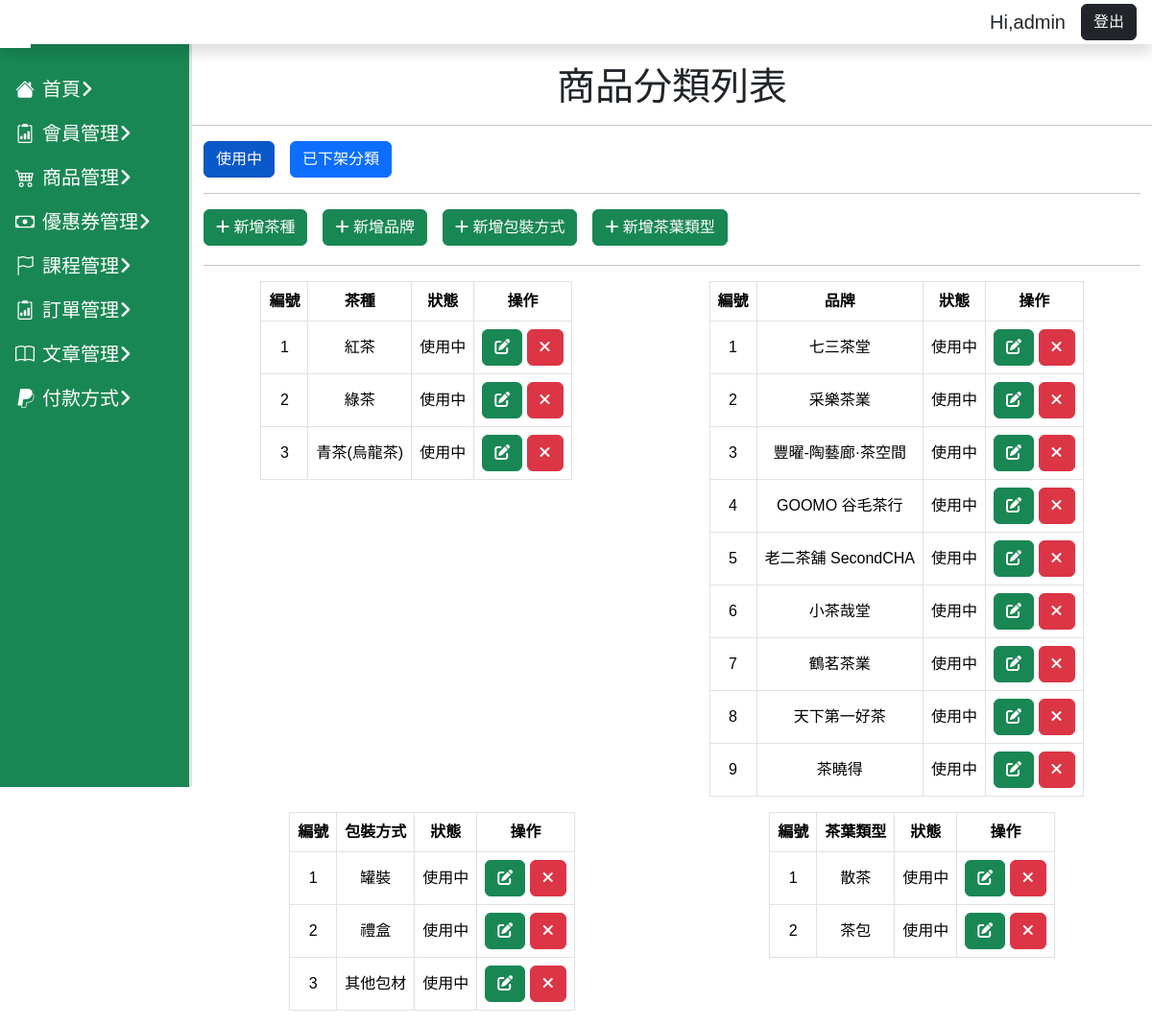
The app's page /product/product-category.php with its own data.
### tables this page shows
CREATE TABLE `tea_category` (
  `id` int(3) UNSIGNED NOT NULL,
  `name` varchar(255) NOT NULL,
  `valid` int(2) UNSIGNED NOT NULL
);

CREATE TABLE `brand` (
  `id` int(10) UNSIGNED NOT NULL,
  `name` varchar(30) NOT NULL,
  `valid` int(2) UNSIGNED NOT NULL
);

CREATE TABLE `pack_category` (
  `id` int(10) UNSIGNED NOT NULL,
  `name` varchar(30) NOT NULL,
  `valid` int(2) UNSIGNED NOT NULL
);

CREATE TABLE `style` (
  `id` int(6) UNSIGNED NOT NULL,
  `name` varchar(30) NOT NULL,
  `valid` int(2) UNSIGNED NOT NULL
);

### product/product-category.php (the view, shortened to what this page needs)
<?php
require_once("../db_connect.php");
$valid = isset($_GET["valid"]) ? $_GET["valid"] : 1;
$sqlTc = "SELECT * FROM tea_category WHERE valid=$valid";
$sqlPc = "SELECT * FROM pack_category WHERE valid=$valid";
$sqlStyle = "SELECT * FROM style WHERE valid=$valid";
$sqlBrand = "SELECT * FROM brand WHERE valid=$valid";
$resultTc = $conn->query($sqlTc);
$resultPc = $conn->query($sqlPc);
$resultStyle = $conn->query($sqlStyle);
$resultBrand = $conn->query($sqlBrand);
$rowTc = $resultTc->fetch_all(MYSQLI_ASSOC);
$rowPc = $resultPc->fetch_all(MYSQLI_ASSOC);
$rowStyle = $resultStyle->fetch_all(MYSQLI_ASSOC);
$rowBrand = $resultBrand->fetch_all(MYSQLI_ASSOC);
$tcCount = $resultTc->num_rows;
$pcCount = $resultPc->num_rows;
$styleCount = $resultStyle->num_rows;
$brandCount = $resultBrand->num_rows;
?>
<!doctype html>
<html lang="en">
<head>
    <?php include("../css.php") ?>
</head>
<body>
    <?php include("../dashboard-comm.php") ?>
    <div class="main-content">
        <div class="container-fluid text-center pt-3">
            <h1>商品分類列表</h1>
        </div>
        <hr>
        <div class="container-fluid">
            <div class="d-flex gap-3">
                <a href="product-category.php" class="btn btn-primary <?php if (!isset($_GET["valid"])) echo "active" ?>">使用中</a>
                <a href="product-category.php?valid=0" class="btn btn-primary <?php if (isset($_GET["valid"])) echo "active" ?>">已下架分類</a>
            </div>
            <hr>
            <div class="d-flex gap-3">
                <a href="category-add.php?category=1" class="btn btn-success mb-1"><i class="fa-solid fa-plus"></i> 新增茶種</a>
                <a href="category-add.php?category=2" class="btn btn-success mb-1"><i class="fa-solid fa-plus"></i> 新增品牌</a>
                <a href="category-add.php?category=3" class="btn btn-success mb-1"><i class="fa-solid fa-plus"></i> 新增包裝方式</a>
                <a href="category-add.php?category=4" class="btn btn-success mb-1"><i class="fa-solid fa-plus"></i> 新增茶葉類型</a>
            </div>
            <hr>
            <?php if ($tcCount || $pcCount || $brandCount || $styleCount) : ?>
                <div class="row justify-content-around text-nowrap">
                    <?php if ($tcCount > 0) : ?>
                        <div class="col-auto">
                            <table class="table table-bordered text-center align-middle">
                                <thead>
                                    <th>編號</th>
                                    <th>茶種</th>
                                    <th>狀態</th>
                                    <th>操作</th>
                                </thead>
                                <tbody>
                                    <?php foreach ($rowTc as $row) : ?>
                                        <tr>
                                            <td><?= $row["id"] ?></td>
                                            <td><?= $row["name"] ?></td>
                                            <td><?php if ($row["valid"] == 1) : ?>
                                                    使用中
                                                <?php else : ?>
                                                    已停用
                                                <?php endif; ?>
                                            </td>
                                            <td>
                                                <a class="btn btn-success" href="category-edit.php?id=<?= $row["id"] ?>&category=1"><i class="fa-solid fa-pen-to-square"></i></a>
                                                <a href="doDeleteCategory.php?id=<?= $row["id"] ?>&valid=<?= $row["valid"] ?>&category=1" class="btn btn-danger">
                                                    <?php if (isset($_GET["valid"]) && $row["valid"] == 0) : ?>
                                                        <i class="fa-solid fa-plus"></i>
                                                    <?php else : ?>
                                                        <i class="fa-solid fa-xmark"></i>
                                                    <?php endif; ?>
                                                </a>
                                            </td>
                                        </tr>
                                    <?php endforeach; ?>
                                </tbody>
                            </table>
                        </div>
                    <?php else : ?>
                    <?php endif; ?>
                    <?php if ($brandCount > 0) : ?>
                        <div class="col-auto">
                            <table class="table table-bordered text-center align-middle">
                                <thead>
                                    <th>編號</th>
                                    <th>品牌</th>
                                    <th>狀態</th>
                                    <th>操作</th>
                                </thead>
                                <?php foreach ($rowBrand as $row) : ?>
                                    <tbody>
                                        <tr>
                                            <td><?= $row["id"] ?></td>
                                            <td><?= $row["name"] ?></td>
                                            <td><?php if ($row["valid"] == 1) : ?>
                                                    使用中
                                                <?php else : ?>
                                                    已停用
                                                <?php endif; ?>
                                            </td>
                                            <td>
                                                <a class="btn btn-success" href="category-edit.php?id=<?= $row["id"] ?>&category=2"><i class="fa-solid fa-pen-to-square"></i></a>
                                                <a href="doDeleteCategory.php?id=<?= $row["id"] ?>&valid=<?= $row["valid"] ?>&category=2" class="btn btn-danger">
                                                    <?php if (isset($_GET["valid"]) && $row["valid"] == 0) : ?>
                                                        <i class="fa-solid fa-plus"></i>
                                                    <?php else : ?>
                                                        <i class="fa-solid fa-xmark"></i>
                                                    <?php endif; ?>
                                                </a>
                                            </td>
                                        </tr>
                                    </tbody>
                                <?php endforeach; ?>
                            </table>
                        </div>
                    <?php else : ?>
                    <?php endif; ?>
                    <?php if ($pcCount > 0) : ?>
                        <div class="col-auto">
                            <table class="table table-bordered text-center align-middle">
                                <thead>
                                    <th>編號</th>
                                    <th>包裝方式</th>
                                    <th>狀態</th>
                                    <th>操作</th>
                                </thead>
                                <tbody>
                                    <?php foreach ($rowPc as $row) : ?>
                                        <tr>
                                            <td><?= $row["id"] ?></td>
                                            <td><?= $row["name"] ?></td>
                                            <td><?php if ($row["valid"] == 1) : ?>
                                                    使用中
                                                <?php else : ?>
                                                    已停用
                                                <?php endif; ?>
                                            </td>
                                            <td>
                                                <a class="btn btn-success" href="category-edit.php?id=<?= $row["id"] ?>&category=3"><i class="fa-solid fa-pen-to-square"></i></a>
                                                <a href="doDeleteCategory.php?id=<?= $row["id"] ?>&valid=<?= $row["valid"] ?>&category=3" class="btn btn-danger">
                                                    <?php if (isset($_GET["valid"]) && $row["valid"] == 0) : ?>
                                                        <i class="fa-solid fa-plus"></i>
                                                    <?php else : ?>
                                                        <i class="fa-solid fa-xmark"></i>
                                                    <?php endif; ?>
                                                </a>
                                            </td>
                                        </tr>
                                    <?php endforeach; ?>
                                </tbody>
                            </table>
                        </div>
                    <?php else : ?>
                    <?php endif; ?>
                    <?php if ($styleCount > 0) : ?>
                        <div class="col-auto">
                            <table class="table table-bordered text-center align-middle">
                                <thead>
                                    <th>編號</th>
                                    <th>茶葉類型</th>
                                    <th>狀態</th>
                                    <th>操作</th>
                                </thead>
                                <tbody>
                                    <?php foreach ($rowStyle as $row) : ?>
                                        <tr>
                                            <td><?= $row["id"] ?></td>
                                            <td><?= $row["name"] ?></td>
                                            <td><?php if ($row["valid"] == 1) : ?>
                                                    使用中
                                                <?php else : ?>
                                                    已停用
                                                <?php endif; ?>
                                            </td>
                                            <td>
                                                <a class="btn btn-success" href="category-edit.php?id=<?= $row["id"] ?>&category=4"><i class="fa-solid fa-pen-to-square"></i></a>
                                                <a href="doDeleteCategory.php?id=<?= $row["id"] ?>&valid=<?= $row["valid"] ?>&category=4" class="btn btn-danger">
                                                    <?php if (isset($_GET["valid"]) && $row["valid"] == 0) : ?>
                                                        <i class="fa-solid fa-plus"></i>
                                                    <?php else : ?>
                                                        <i class="fa-solid fa-xmark"></i>
                                                    <?php endif; ?>
                                                </a>
                                            </td>
                                        </tr>
                                    <?php endforeach; ?>
                                </tbody>
                            </table>
                        </div>
                    <?php else : ?>
                    <?php endif; ?>
                </div>
            <?php else : ?>
                <div class="text-center mt-5">
                    <h1>無下架分類</h1>
                </div>
            <?php endif; ?>
        </div>
    </div>
</body>
</html>

### css.php (style rules this page uses)
body { font-family: "Noto Sans TC", sans-serif; font-optical-sizing: auto; font-weight: 300; font-style: normal; }
a { text-decoration: none; cursor: pointer; user-select: none; }
:root { --aside-witch: 200px; --header-height: 50px; }
.main-content { margin: var(--header-height) 0 0 var(--aside-witch); }

### records on screen
tea_category: id "1", name "紅茶", valid "使用中"
tea_category: id "2", name "綠茶", valid "使用中"
tea_category: id "3", name "青茶(烏龍茶)", valid "使用中"
brand: id "1", name "七三茶堂", valid "使用中"
brand: id "2", name "采樂茶業", valid "使用中"
brand: id "3", name "豐曜-陶藝廊·茶空間", valid "使用中"
brand: id "4", name "GOOMO 谷毛茶行", valid "使用中"
brand: id "5", name "老二茶舖 SecondCHA", valid "使用中"
brand: id "6", name "小茶哉堂", valid "使用中"
brand: id "7", name "鶴茗茶業", valid "使用中"
brand: id "8", name "天下第一好茶", valid "使用中"
brand: id "9", name "茶曉得", valid "使用中"
pack_category: id "1", name "罐裝", valid "使用中"
pack_category: id "2", name "禮盒", valid "使用中"
pack_category: id "3", name "其他包材", valid "使用中"
style: id "1", name "散茶", valid "使用中"
style: id "2", name "茶包", valid "使用中"
